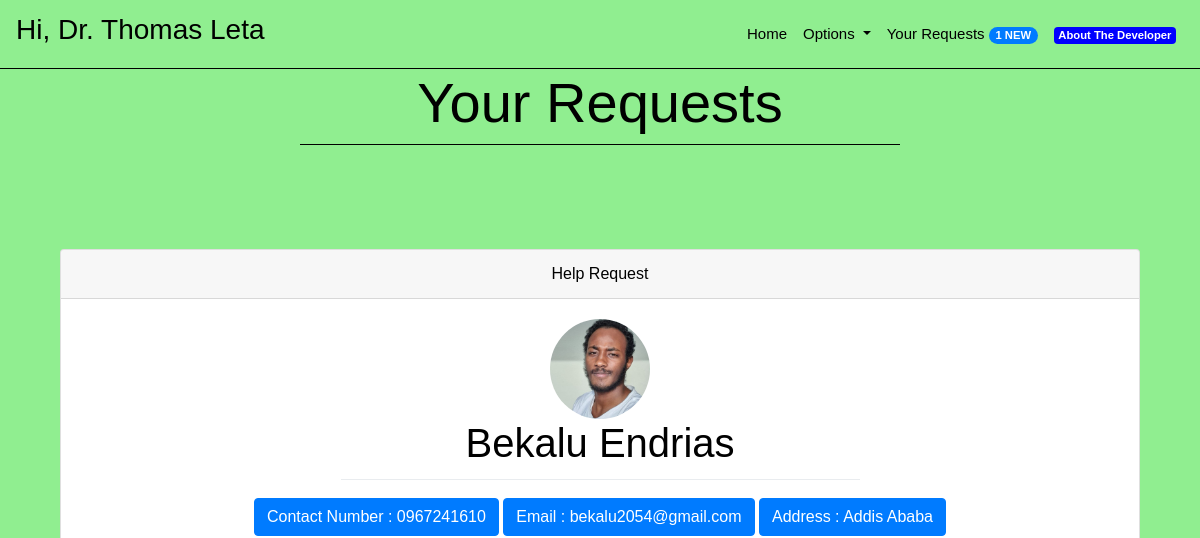
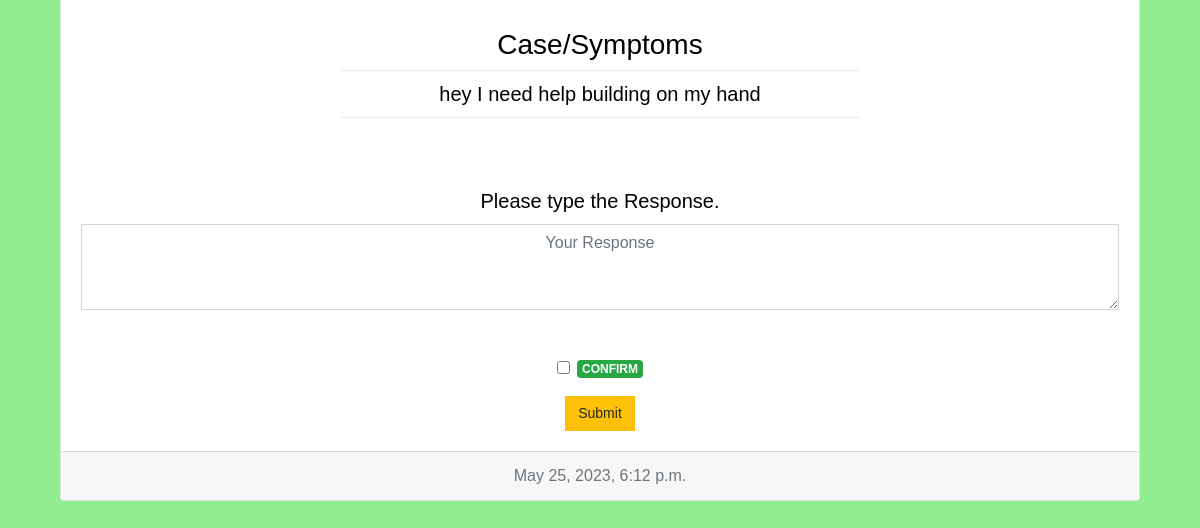
/requests (signed in), run on an earlier commit of the app's database (2 pictures, top to bottom).
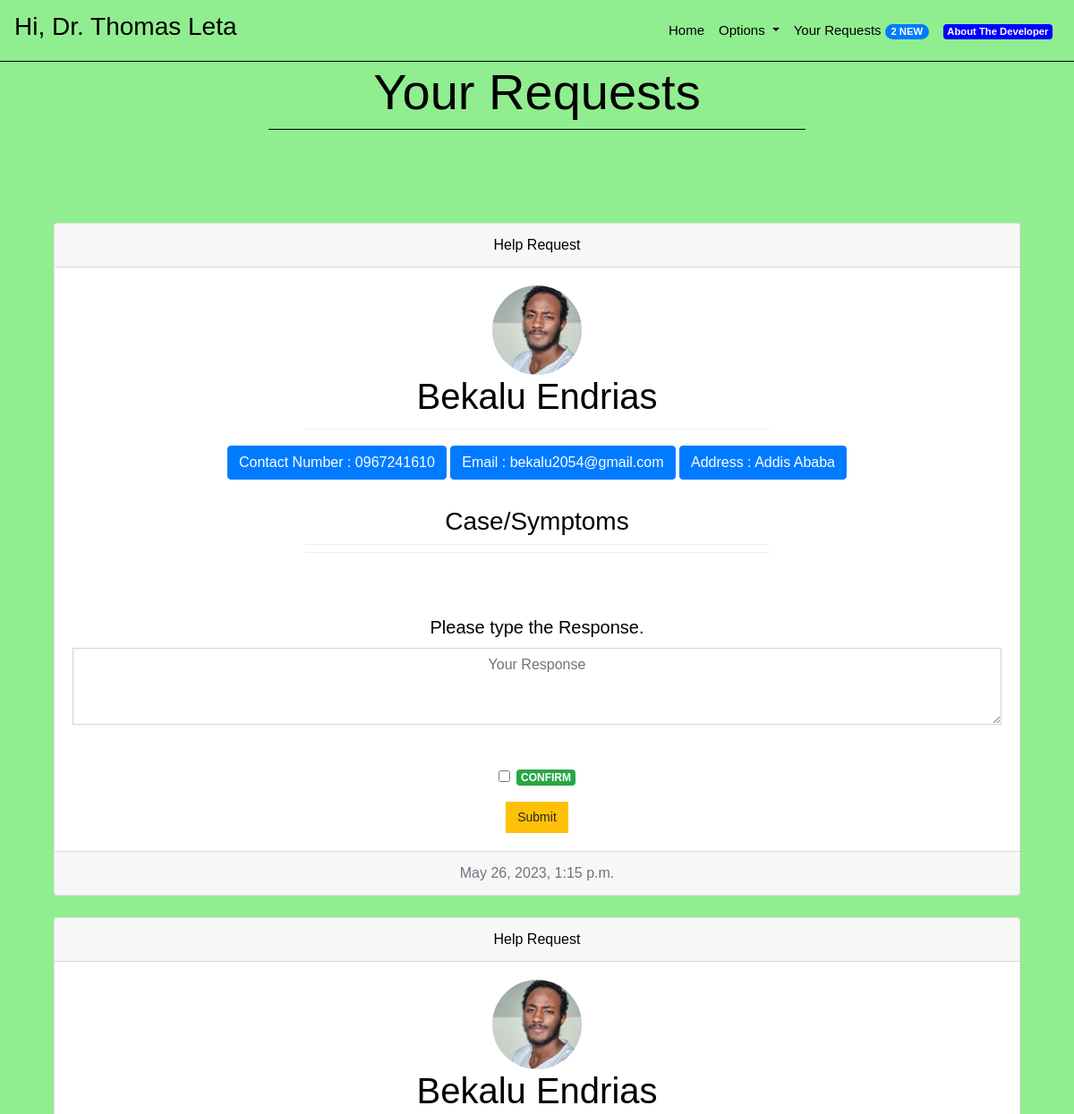
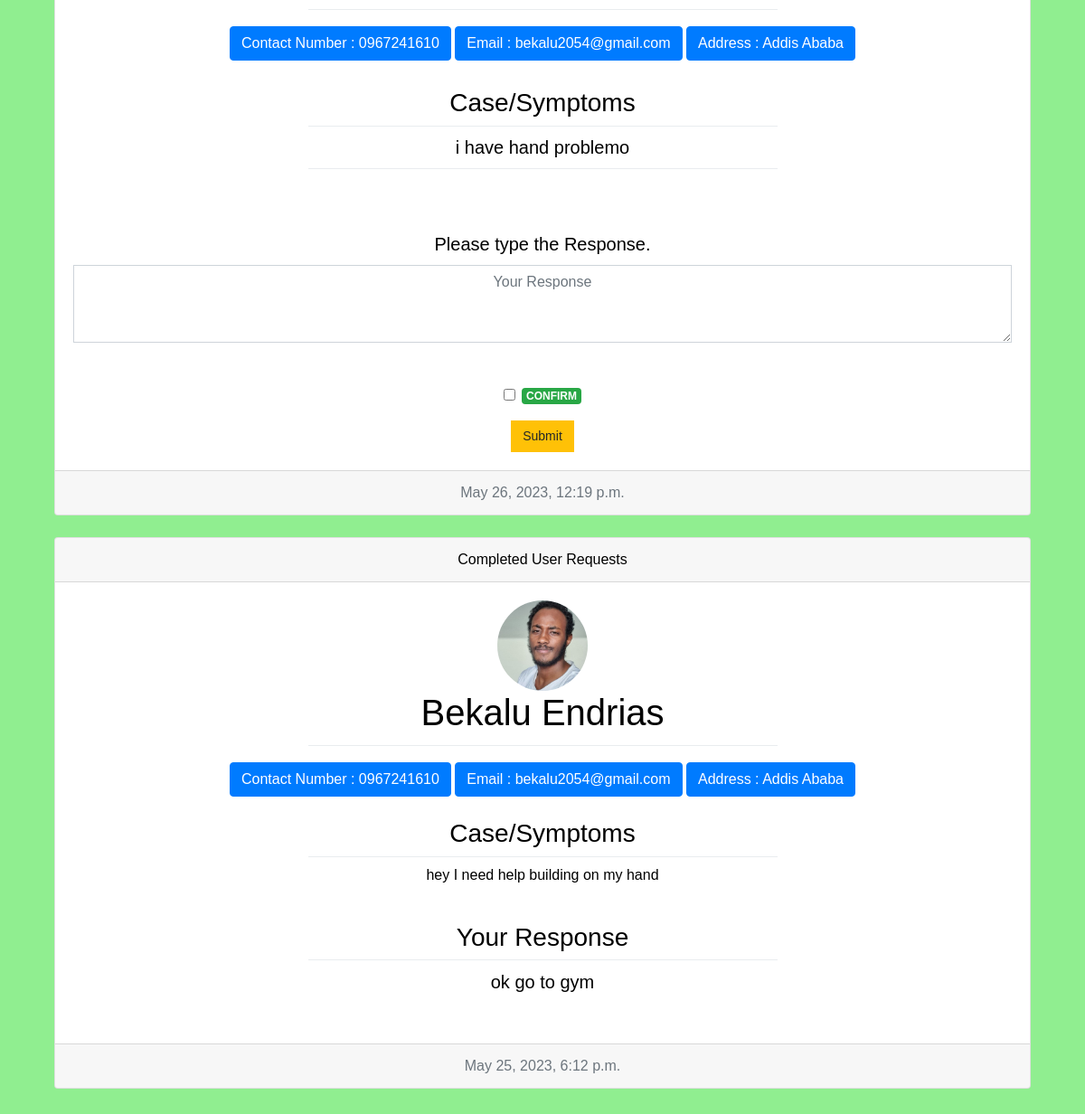
And on a later commit of the database (2 pictures, top to bottom).
### core/models.py (models this page shows, shortened)
class Doctor(models.Model):
    name = models.CharField(max_length = 30)
    address = models.CharField(max_length = 100)
    contactNumber = models.CharField(unique = True, max_length = 10)
    email = models.EmailField(unique = True, max_length = 255)
    specialization = models.CharField(max_length = 100)
    passwordHash = models.CharField(max_length = 64)
    emailHash = models.CharField(max_length = 64)
    image = models.ImageField(upload_to='profile_images/', default='profile_images/default.jpg')

class Assistance(models.Model):
    assistanceText = models.CharField(max_length = 2000, default = "")
    doctor = models.ForeignKey(Doctor, related_name = "doctorRecords", on_delete = models.CASCADE)
    patient = models.ForeignKey(Patient, related_name = "patientRecords", on_delete = models.CASCADE)
    timestamp = models.DateTimeField(auto_now_add = True)
    isNew = models.BooleanField(default = True)
    isCompleted = models.BooleanField(default = False)
    symptoms = models.CharField(max_length = 2000)

class Patient(models.Model):
    name = models.CharField(max_length = 30)
    address = models.CharField(max_length = 100)
    contactNumber = models.CharField(max_length = 10)
    email = models.EmailField(unique = True, max_length = 255)
    userId = models.CharField(unique = True, max_length = 8)
    passwordHash = models.CharField(max_length = 64)
    emailHash = models.CharField(max_length = 64)
    image = models.ImageField(upload_to='profile_images/', default='profile_images/default.jpg')

### core/views.py (the view)
# urls.py: path('requests', views.requests, name = "requests"),
def requests(request):
    doctor = Doctor.objects.get(emailHash = request.session['userEmail'])
    records = doctor.doctorRecords.all()
    numberNewPendingAssistances = doctor.doctorRecords.aggregate(newPendingAssistances = Count('pk', filter =( Q(isNew = True) & Q(isCompleted = False) ) ))['newPendingAssistances']
    request.session['numberNewAssistances'] = numberNewPendingAssistances
    context = {
        "message" : "Successfully Logged In.",
        "isAuthenticated" : True,
        "user": records.order_by('-timestamp')
    }
    response = render(request,"core/userDoctorRequestPortal.html", context)
    return responseHeadersModifier(response)

### core/views.py (called while the page is built)
def responseHeadersModifier(response):
    response["Cache-Control"] = "no-cache, no-store, must-revalidate"
    response["Pragma"] = "no-cache"
    response["Expires"] = "0"
    return response

### core/templates/core/userDoctorRequestPortal.html (shortened to what this page needs)
{% extends "core/base.html" %}
{% block bodytag %}
{% load static %}
<body background="{% static 'core/images/back.png' %}" style="background-size: auto auto;">
    {% endblock %}
    {% block body %}
    <h1 style="text-align:center;color:black" class="display-4">
        Your Requests
    </h1>
    <li class="dropdown-divider" style="margin-left:25%;margin-right:25%;border-color:black"></li>
    <br>
    <br>
    <br>
    <br>
    {% for Assistance in user %}
    {% if not Assistance.isCompleted %}
    <form action="{% url 'onlinehelp' %}" method="post">
        <div class="card text-center" style="margin-left:5%;margin-right:5%;">
            <div class="card-header">Help Request</div>
            <div class="card-body">
                <img class="patient-image" src="{{ Assistance.patient.image.url }}" alt="Patient ID">
                <h1 class="card-title">
                    {{ Assistance.patient.name }}
                </h1>
                <li class=" dropdown-divider" style="margin-left:25%;margin-right:25%"></li>
                <a href="#" class="btn btn-primary" style="margin-top:1%">Contact Number : {{ Assistance.patient.contactNumber }}</a>
                <a href="#" class="btn btn-primary" style="margin-top:1%">Email : {{ Assistance.patient.email }}</a>
                <a href="#" class="btn btn-primary" style="margin-top:1%">Address : {{ Assistance.patient.address }}</a>
                <div class="card-text lead">
                    <br>
                    <span>
                        <h3>Case/Symptoms</h3>
                        <li class=" dropdown-divider" style="margin-left:25%;margin-right:25%"></li>
                    </span>
                    {{ Assistance.symptoms }}
                    <li class=" dropdown-divider" style="margin-left:25%;margin-right:25%"></li>
                    <br>
                    <br>
                    <div class="form-group">
                        <label for="exampleFormControlTextarea1">Please type the Response.</label>
                        <textarea name="Assistance" style="text-align:center" class="form-control" id="exampleFormControlTextarea1" rows="3" placeholder="Your Response"></textarea>
                    </div>
                    <br>
                </div>
                <div class="form-group form-check">
                    <input type="checkbox" class="form-check-input" id="exampleCheck1">
                    <label class="form-check-label" for="exampleCheck1"><span class="badge badge-success">CONFIRM</span></label>
                </div>
                <button type="submit" class="btn btn-warning" style="margin-left:10%;margin-right:10%"">Submit</button><br>
            </div>
            <div class="card-footer text-muted">
                {{ Assistance.timestamp }}
            </div>
        </div>
    </form>
    <br>
    {% else %}
    <div class="card text-center" style="margin-left:5%;margin-right:5%;">
        <div class="card-header">
            Completed User Requests
        </div>
        <div class="card-body">
            <img class="patient-image" src="{{ Assistance.patient.image.url }}" alt="Patient image">
            <h1 class="card-title"> {{ Assistance.patient.name }} </h1>
            <li class=" dropdown-divider" style="margin-left:25%;margin-right:25%"></li>
            <a href="#" class="btn btn-primary" style="margin-top:1%">Contact Number : {{ Assistance.patient.contactNumber }}</a>
            <a href="#" class="btn btn-primary" style="margin-top:1%">Email : {{ Assistance.patient.email }}</a>
            <a href="#" class="btn btn-primary" style="margin-top:1%">Address : {{ Assistance.patient.address }}</a>
            <br>
            <br>
            <span>
                <h3>Case/Symptoms</h3>
                <li class=" dropdown-divider" style="margin-left:25%;margin-right:25%"></li>
            </span> {{ Assistance.symptoms }}</p>
            <br>
            <h3>Your Response</h3>
            <li class=" dropdown-divider" style="margin-left:25%;margin-right:25%"></li>
            <p class="card-text lead" style="">{{ Assistance.assistanceText }}<br><br>
            </div>
            <div class="card-footer text-muted">
                {{ Assistance.timestamp }}
            </div>
        </div>
    <br>
    {% endif %}
    {% empty %}
    <h1 style="text-align:center;color:white">
        You have no Requests right now.
    </h1>
    {% endfor %}
    <br>
    <br>
    {% endblock %}

### core/templates/core/base.html (shortened to what this page needs)
{% load static %}
<!doctype html>
<html lang="en">
<head>
    <link rel="stylesheet" href="https://stackpath.bootstrapcdn.com/bootstrap/4.2.1/css/bootstrap.min.css">
    <link rel="stylesheet" href="{% static 'core/css/style.css' %}">
    <link rel="stylesheet" href="{% static 'core/css/aboutstyle.css' %}">
    <link rel="stylesheet" href="{% static 'core/css/responsive.css' %}">
    <link rel="stylesheet" href="https://cdnjs.cloudflare.com/ajax/libs/font-awesome/4.7.0/css/font-awesome.min.css">
</head>
{% block bodytag %}
{% endblock %}
<nav class="navbar navbar-expand-lg navbar-light bg-transparent">
    {% if request.session.isLoggedIn %}
    <a class="navbar-brand" href="/">
        <h3 style="color:black;text-align:center">Hi,{% if request.session.isDoctor %} Dr.{% endif %} {{ request.session.Name }}</h3>
    </a>
    {% else %}
    <a class="navbar-brand" href="/">
        <h2 style="color:black;text-align:center">Enen</h2>
    </a>
    {% endif %}
    <div class="collapse navbar-collapse" id="navbarSupportedContent">
        <ul class="navbar-nav ml-auto">
            <li class="nav-item active">
                <a class="nav-link" href="{% url 'index' %}" style="color:black">Home </a>
            </li>
            {% if request.session.isLoggedIn %}
            <li class="nav-item dropdown">
                <a class="nav-link dropdown-toggle" style="color:black" href="#" id="navbarDropdown" role="button"
                    data-toggle="dropdown" aria-haspopup="true" aria-expanded="false">
                    Options
                </a>
            </li>
            {% endif %}
            {% if request.session.isLoggedIn %}
            <li class="nav-item">
                <a class="nav-link" href="{% url 'login' %}" style="color:black">Your Requests <span
                        class="badge badge-primary badge-pill">{{ request.session.numberNewAssistances }}
                        NEW</span></a>
            </li>
            {% else %}
            <li class="nav-item">
                <a class="nav-link" href="{% url 'login' %}" style="color:black">Login</a>
            </li>
            {% endif %}
            <li class="nav-item">
                <a class="nav-link" href="{% url 'about' %}" style="color:black"><span style="background-color: blue" class="badge badge-secondary">About The Developer</span></a>
            </li>
        </ul>
    </div>
</nav>
<li class="dropdown-divider" style="margin-top:0px;margin-bottom:0px;border-color:black"></li>
{% block body %}
{% endblock %}
</body>
</html>

### core/static/core/css/style.css (style rules this page uses)
body { font-family: 'Nunito', sans-serif; color: #000000; background-color: #fefefe; overflow-x: hidden; }
.patient-image, .doctor-image { width: 100px; height: 100px; border-radius: 50%; object-fit: cover; display: block; margin: 0 auto; }

### core/static/core/css/aboutstyle.css (style rules this page uses)
* { margin: 0; padding: 0; border: 0; outline: none; }
p { font-size: 15px; line-height: 1.6; font-weight: 500; }
a { font-family: 'Quicksand', sans-serif; font-size: 15px; color: #555555; }
img { max-width: 100%; height: auto; }
button { font-family: 'Poppins', sans-serif; font-size: 14px !important; border-radius: 0 !important; }
input, textarea, .form-control, select { border-radius: 0 !important; font-family: 'Quicksand', sans-serif; }

What changed in the data, as far as the page shows it:
added Assistance: patient.image (picture), patient.name "Bekalu Endrias", patient.contactNumber "0967241610", patient.email "bekalu2054@gmail.com", patient.address "Addis Ababa", timestamp "May 26, 2023, 1:15 p.m."
added Assistance: patient.image (picture), patient.name "Bekalu Endrias", patient.contactNumber "0967241610", patient.email "bekalu2054@gmail.com", patient.address "Addis Ababa", symptoms "i have hand problemo", timestamp "May 26, 2023, 12:19 p.m."
changed Assistance "hey I need help building on my hand": patient.image: picture added; assistanceText (not shown) → "ok go to gym"; patient.image: picture removed; value "☐" → (not shown); isCompleted "Help Request Please type the Response. CONFIRM Submit" → "Completed User Requests Your Response"
Also different on the page:
{{ request.session.numberNewAssistances }}: "1" → "2"
